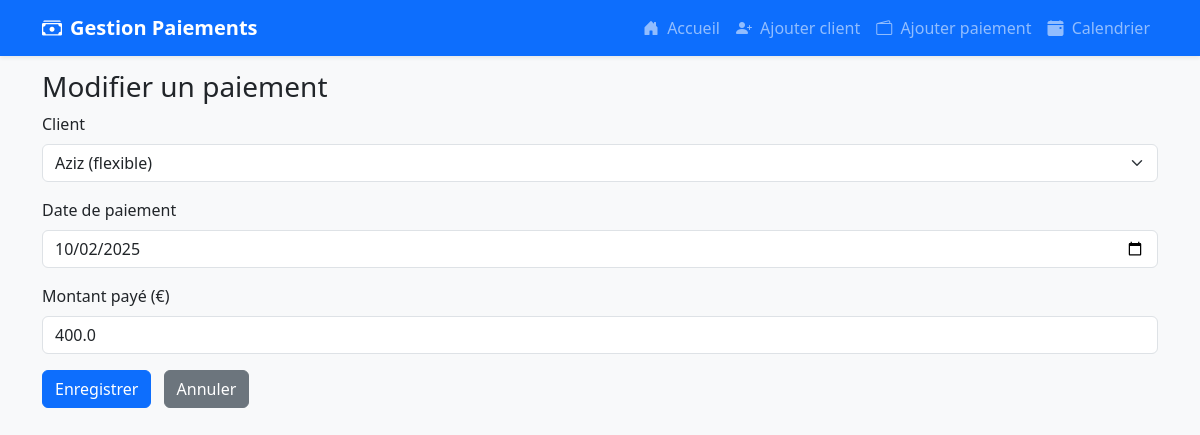
The page /modifier-paiement/4 on the database its author committed.
### app.py (models this page shows)
class Paiement(db.Model):
    id = db.Column(db.Integer, primary_key=True)
    client_id = db.Column(db.Integer, db.ForeignKey('client.id'), nullable=False)
    date_paiement = db.Column(db.Date, nullable=False)
    montant_paye = db.Column(db.Float, nullable=False)
    reste = db.Column(db.Float, nullable=False)
    statut = db.Column(db.String(20), nullable=False)

class Client(db.Model):
    id = db.Column(db.Integer, primary_key=True)
    nom = db.Column(db.String(100), nullable=False)
    email = db.Column(db.String(100), unique=True, nullable=False)
    telephone = db.Column(db.String(20))
    adresse = db.Column(db.String(200))
    modalite_paiement = db.Column(db.String(20), nullable=False)
    montant_total = db.Column(db.Float, nullable=False)
    paiements = db.relationship('Paiement', backref='client', lazy=True, cascade="all, delete-orphan")

### app.py (the view, shortened to what this page needs)
@app.route('/modifier-paiement/<int:id>', methods=['GET', 'POST'])
def modifier_paiement(id):
    paiement = Paiement.query.get_or_404(id)
    clients = Client.query.all()
    return render_template('edit_payment.html', paiement=paiement, clients=clients)

### templates/edit_payment.html
{% extends 'layout.html' %}
{% block content %}
<h3>Modifier un paiement</h3>
<form method="POST" action="{{ url_for('modifier_paiement', id=paiement.id) }}">
    <div class="mb-3">
        <label for="client_id" class="form-label">Client</label>
        <select name="client_id" id="client_id" class="form-select" required>
            {% for client in clients %}
            <option value="{{ client.id }}" {% if client.id == paiement.client_id %}selected{% endif %}>
                {{ client.nom }} ({{ client.modalite_paiement }})
            </option>
            {% endfor %}
        </select>
    </div>
    <div class="mb-3">
        <label for="date_paiement" class="form-label">Date de paiement</label>
        <input type="date" name="date_paiement" id="date_paiement" class="form-control" value="{{ paiement.date_paiement }}" required />
    </div>
    <div class="mb-3">
        <label for="montant_paye" class="form-label">Montant payé (€)</label>
        <input type="number" step="0.01" name="montant_paye" id="montant_paye" class="form-control" value="{{ paiement.montant_paye }}" required />
    </div>
    <button type="submit" class="btn btn-primary">Enregistrer</button>
    <a href="{{ url_for('dashboard') }}" class="btn btn-secondary ms-2">Annuler</a>
</form>
{% endblock %}

### templates/layout.html (style rules this page uses)
body { padding-top: 70px; background-color: #f8f9fa; }

### rows shown on the page
Paiement: client_id "Aziz (flexible)", date_paiement "10/02/2025", montant_paye "400.0"
